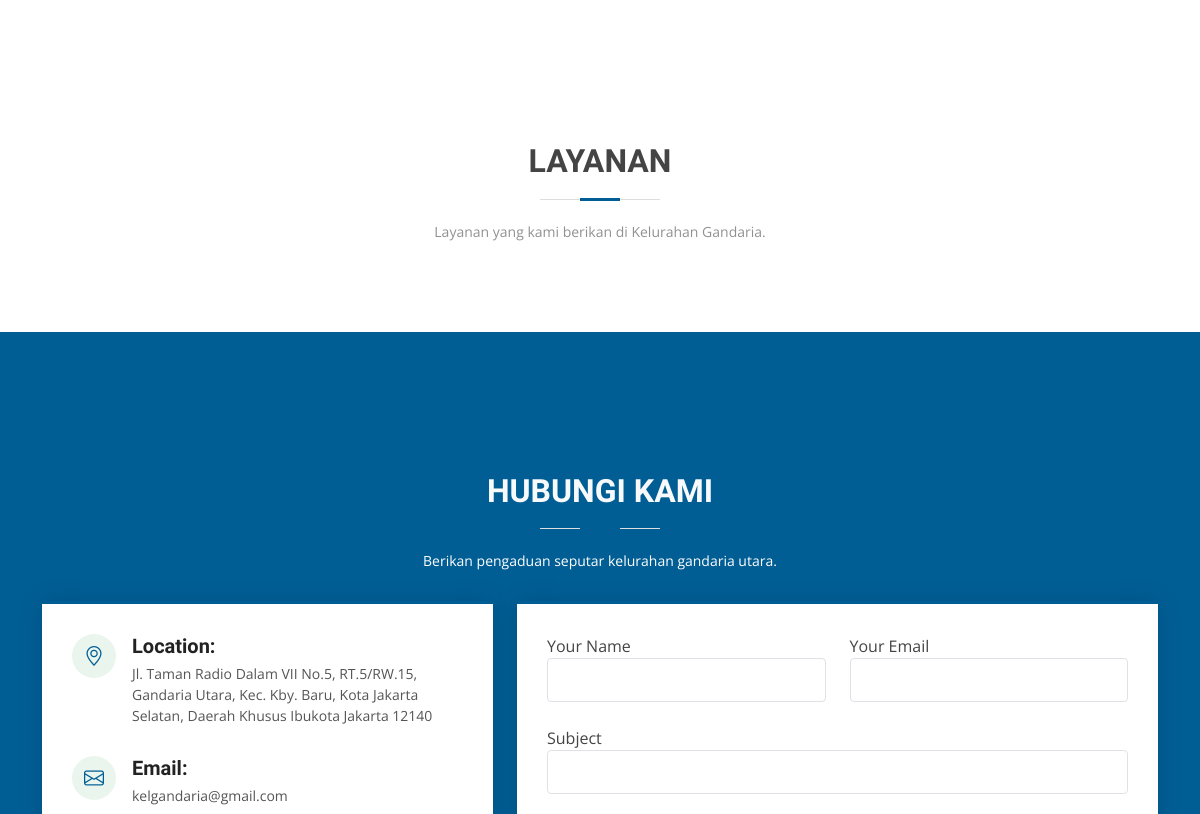
Before: / (middle part) with the older database file.
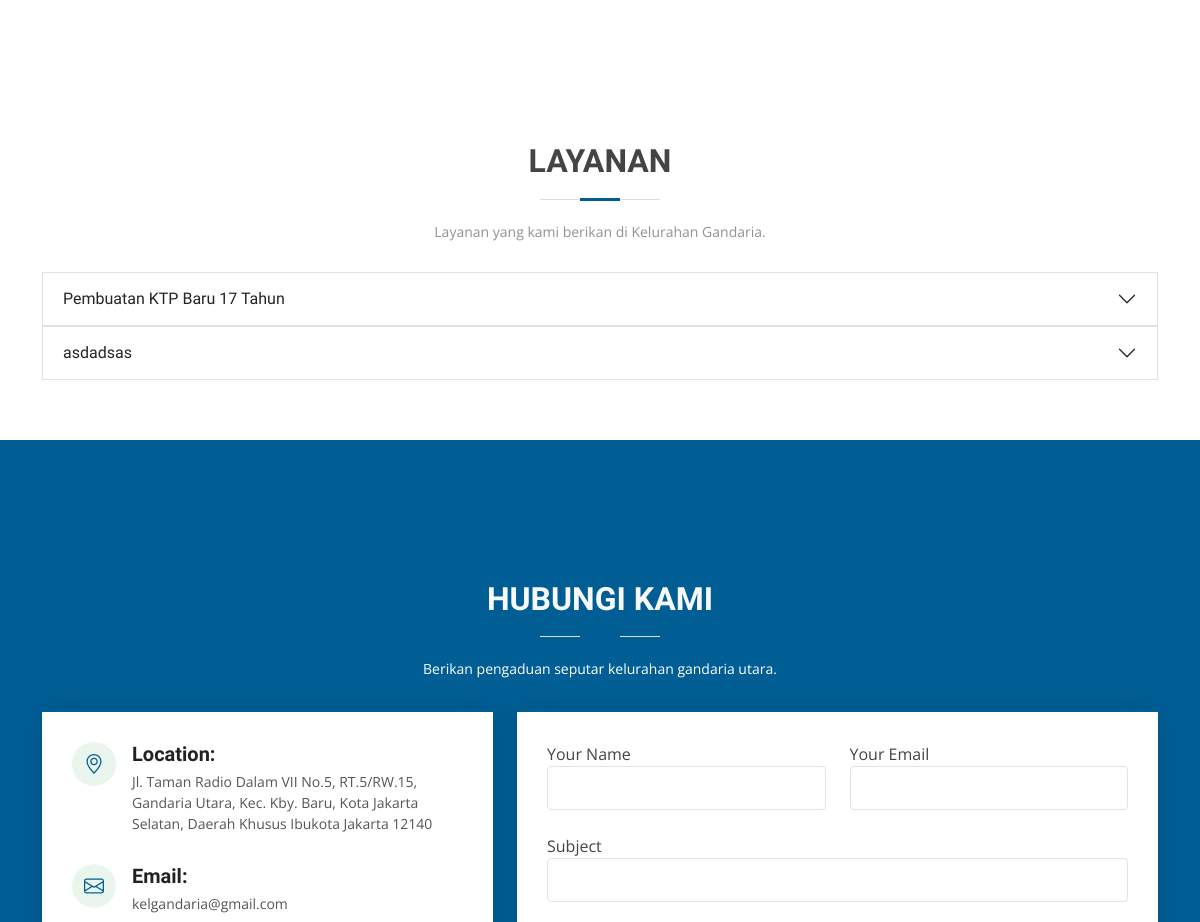
After: the same page with the newer database file.
### tables this page shows
CREATE TABLE `layanan` (
  `id` int(11) NOT NULL,
  `judul` varchar(255) NOT NULL,
  `isi` text NOT NULL,
  `created_at` timestamp NOT NULL DEFAULT current_timestamp() ON UPDATE current_timestamp()
);

### index.php (the view, shortened to what this page needs)
<?php
require './config/connection.php';
$queryLayanan = "SELECT * FROM layanan";
$getAllLayanan = mysqli_query($conn, $queryLayanan);
?>
<!DOCTYPE html>
<html lang="en">
<head>
    <link href="assets/vendor/animate.css/animate.min.css" rel="stylesheet">
    <link href="assets/vendor/bootstrap/css/bootstrap.min.css" rel="stylesheet">
    <link href="assets/vendor/bootstrap-icons/bootstrap-icons.css" rel="stylesheet">
    <link href="assets/vendor/boxicons/css/boxicons.min.css" rel="stylesheet">
    <link href="assets/vendor/glightbox/css/glightbox.min.css" rel="stylesheet">
    <link href="assets/vendor/swiper/swiper-bundle.min.css" rel="stylesheet">
    <link href="css/style.css" rel="stylesheet">
</head>
<body>
    <main id="main">
        <section id="berita" class="about">
            <div class="container">
                <div class="row">
                </div>
            </div>
        </section>
        <section id="services" class="services">
            <div class="container">
                <div class="section-title">
                    <h2>Layanan</h2>
                    <p>Layanan yang kami berikan di Kelurahan Gandaria.</p>
                </div>
                <div class="row">
                    <div class="accordion accordion-flush" id="accordionFlushExample">
                        <?php foreach ($getAllLayanan as $key => $layanan) : ?>
                            <div class="accordion-item border">
                                <h2 class="accordion-header">
                                    <button class="accordion-button collapsed" type="button" data-bs-toggle="collapse" data-bs-target="#flush-collapse<?= $key ?>" aria-expanded="false" aria-controls="flush-collapse<?= $key ?>">
                                        <?= $layanan['judul'] ?>
                                    </button>
                                </h2>
                            </div>
                        <?php endforeach; ?>
                    </div>
                </div>
            </div>
        </section>
        <div class="cta">
            <section id="contact" class="contact">
                <div class="container">
                    <div class="section-title">
                        <h2 class="text-light">Hubungi Kami</h2>
                        <p>Berikan pengaduan seputar kelurahan gandaria utara.</p>
                    </div>
                    <div class="row">
                        <div class="col-lg-5 d-flex align-items-stretch">
                            <div class="info">
                                <div class="address">
                                    <i class="bi bi-geo-alt"></i>
                                    <h4>Location:</h4>
                                    <p>Jl. Taman Radio Dalam VII No.5, RT.5/RW.15, Gandaria Utara, Kec. Kby. Baru, Kota Jakarta Selatan, Daerah Khusus Ibukota Jakarta 12140</p>
                                </div>
                                <div class="email">
                                    <i class="bi bi-envelope"></i>
                                    <h4>Email:</h4>
                                    <p>kelgandaria@gmail.com</p>
                                </div>
                            </div>
                        </div>
                        <div class="col-lg-7 mt-5 mt-lg-0 d-flex align-items-stretch">
                            <form action="config/functionPengaduan.php" method="post" class="php-email-form">
                                <div class="row">
                                    <div class="form-group col-md-6">
                                        <label for="nama">Your Name</label>
                                        <input type="text" name="nama" class="form-control" id="nama" required>
                                    </div>
                                    <div class="form-group col-md-6 mt-3 mt-md-0">
                                        <label for="email">Your Email</label>
                                        <input type="email" class="form-control" name="email" id="email" required>
                                    </div>
                                </div>
                                <div class="form-group mt-3">
                                    <label for="subjek">Subject</label>
                                    <input type="text" class="form-control" name="subjek" id="subjek" required>
                                </div>
                            </form>
                        </div>
                    </div>
                </div>
            </section>
        </div>
    </main>
</body>
</html>

Changed rows visible on the page:
added layanan: judul "Pembuatan KTP Baru 17 Tahun"
added layanan: judul "asdadsas"
